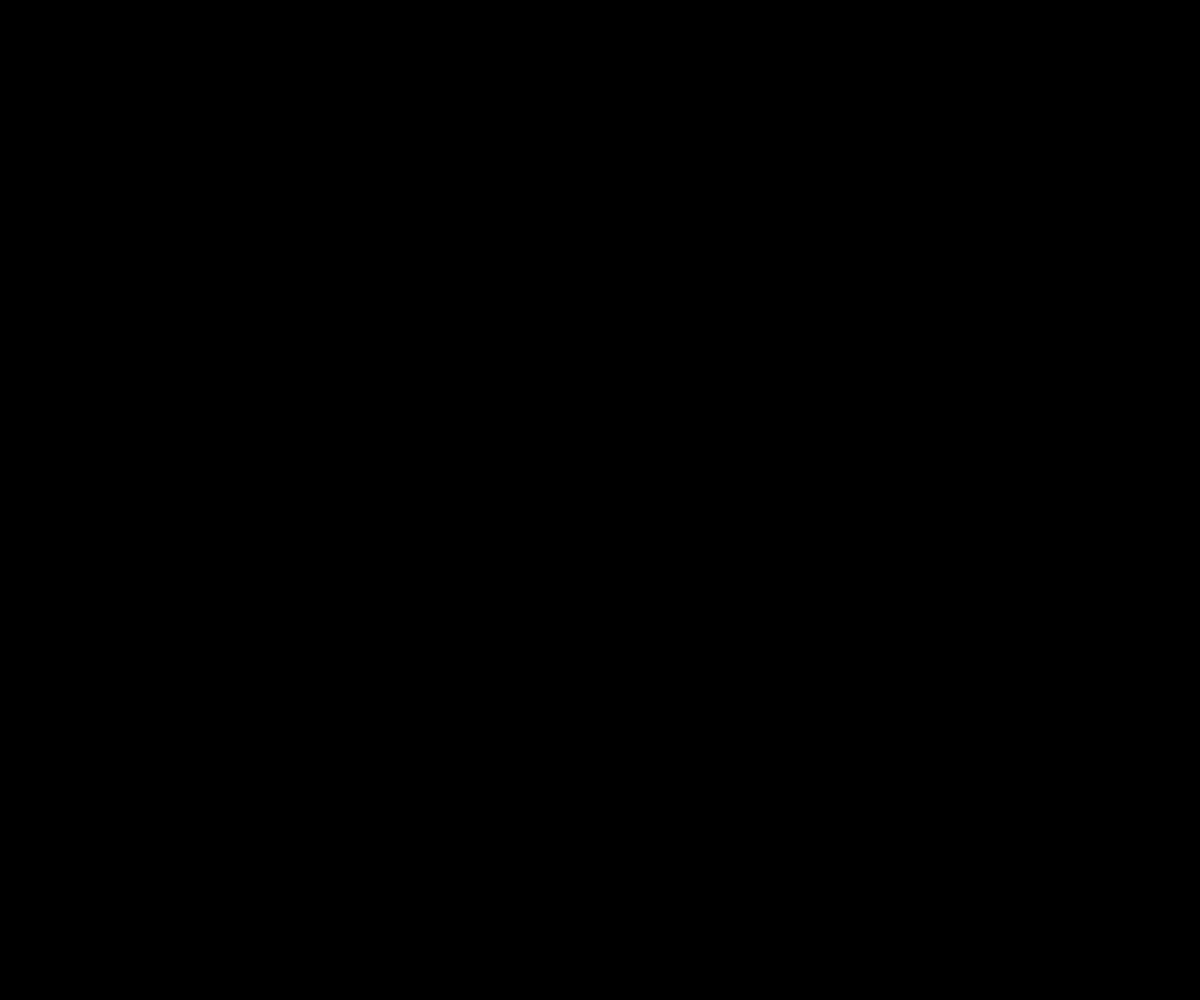
Frame 1 (no input)
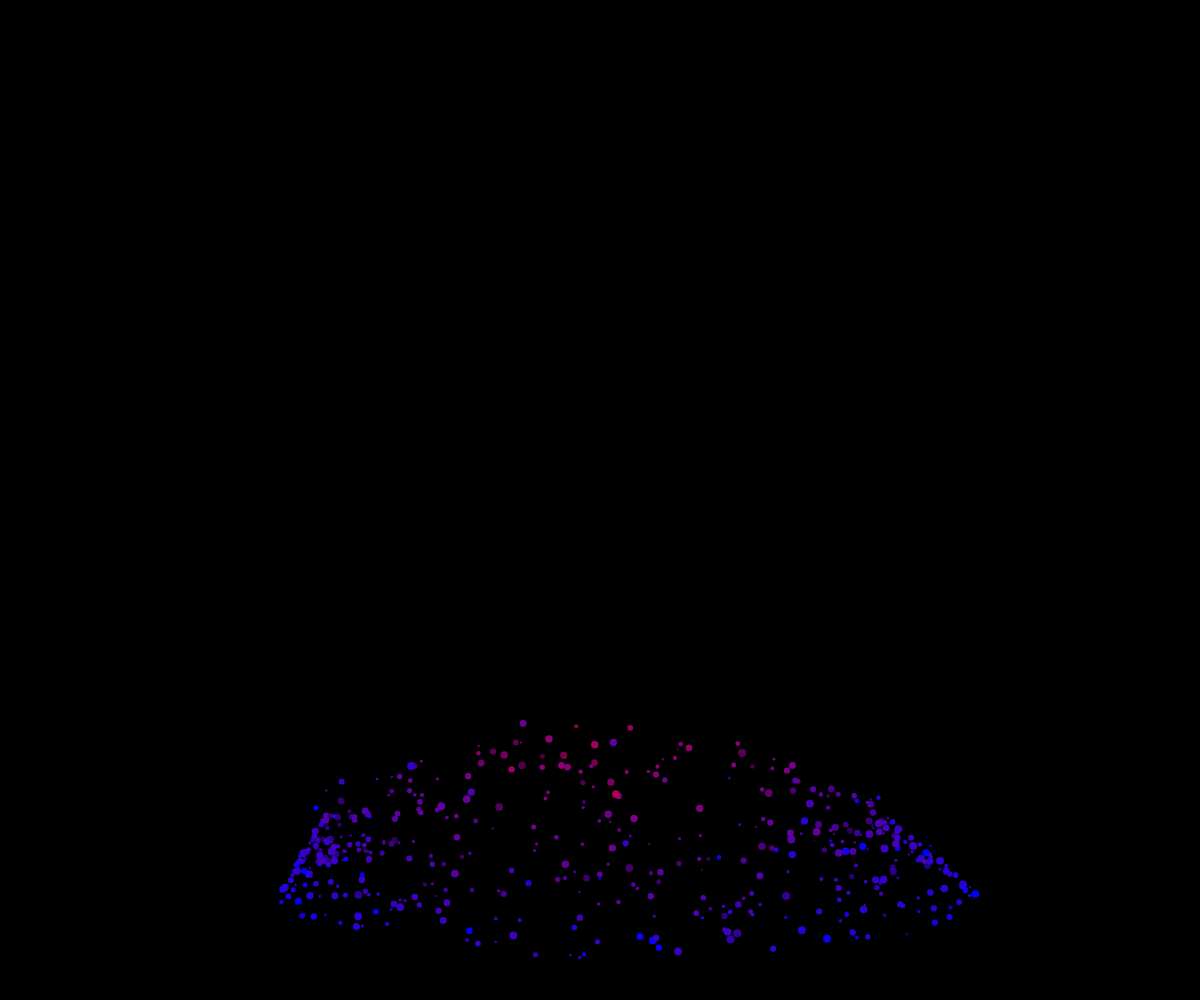
Frame 60 (no input)
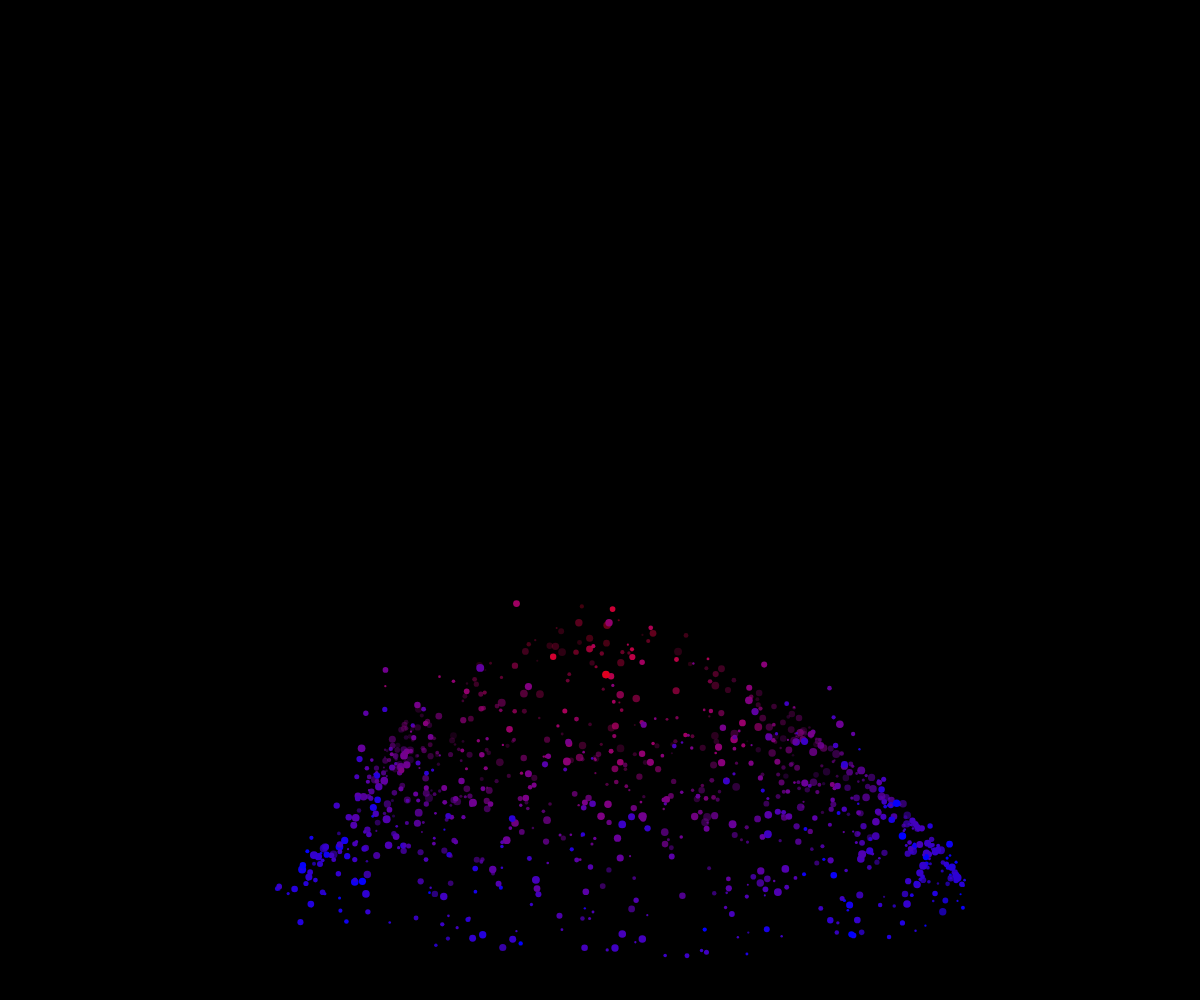
Frame 120 (the mouse pressed at the canvas centre since frame 60)

The p5.js sketch that drew these frames (run headless with seeded random() and noise() and a simulated clock; from frame 60 on, the mouse is pressed at the canvas centre):

// p5.js sketch
// ── sketch.js
// 心形中心位置
let heartCenterX = 0;
let heartCenterY = 0;

// 粒子类
class Particle {
  constructor(x, y, targetX, targetY) {
    this.pos = createVector(x, y);
    this.target = createVector(targetX, targetY);
    // 计算朝向目标的初始速度
    this.vel = p5.Vector.sub(this.target, this.pos);
    this.vel.normalize();
    this.vel.mult(random(1, 3)); // 随机速度
    this.life = 1500; // 粒子生命周期
    this.deathRate = 255 / 60; // 1秒内消失(60帧)
    // 随机粒子大小 (2 to 8 pixels)
    this.size = random(2, 8);
    // 随机初始透明度 (100 to 255)
    this.initialAlpha = random(100, 255);
    // 初始颜色为紫色
    this.color = color(128, 0, 128); // 紫色
  }

  // 更新粒子位置和生命周期
  update() {
    // 计算粒子到目标的距离
    let distance = this.pos.dist(this.target);
    
    // 增强心形边缘的吸引力
    // 距离越远，吸引力越强，但不超过最大限制
    let attractionStrength = map(distance, 0, 300, 0.2, 0.3);
    attractionStrength = constrain(attractionStrength, 0.2, 0.3);
    
    // 逐渐调整方向朝向目标
    let desired = p5.Vector.sub(this.target, this.pos);
    desired.normalize();
    desired.mult(attractionStrength); // 使用变化的吸引力强度
    
    this.vel.add(desired);
    this.vel.limit(2); // 稍微提高速度限制以适应增强的吸引力
    this.pos.add(this.vel);
    this.life -= this.deathRate;
    
    // 根据距离改变颜色，接近目标时变为红色
    let redValue = map(distance, 0, 300, 255, 128); // 从紫色(128)到红色(255)
    let greenValue = map(distance, 0, 300, 0, 0);
    let blueValue = map(distance, 0, 300, 0, 128); // 从紫色(128)到红色(0)
    this.color = color(redValue, greenValue, blueValue);
  }

  // 显示粒子
  show() {
    noStroke();
    // 根据当前生命周期计算透明度
    let alpha = map(this.life, 0, 255, 0, this.initialAlpha);
    fill(red(this.color), green(this.color), blue(this.color), alpha);
    ellipse(this.pos.x, this.pos.y, this.size);
  }

  // 检查粒子是否已消失
  isDead() {
    return this.life <= 0;
  }
}

// 粒子数组
let particles = [];
// 椭圆参数
let ellipseA = 350; // 长轴半径
let ellipseB = 60;  // 短轴半径
let ellipseRotation = 0;
let particlesPerFrame = 2;
// 椭圆漂移参数
let driftOffset = 0;
let driftAmplitude = 30; // 漂移幅度
let driftSpeed = 0.02;    // 漂移速度

function setup() {
  createCanvas(windowWidth, windowHeight);
  // 初始化心形中心位置为屏幕中心
  heartCenterX = width / 2;
  heartCenterY = height / 2;
}

function draw() {
  background(0);
  
  // 更新漂移偏移量
  driftOffset += driftSpeed;
  
  // 绘制旋转的椭圆
  drawRotatingEllipse();
  
  // 更新并显示所有粒子
  for (let i = particles.length - 1; i >= 0; i--) {
    particles[i].update();
    particles[i].show();
    
    // 移除已经消失的粒子
    if (particles[i].isDead()) {
      particles.splice(i, 1);
    }
  }
  
  // 每帧添加新粒子
  createParticlesFromEllipse();
}

// 鼠标点击事件：设置心形中心位置
function mouseClicked() {
  heartCenterX = mouseX;
  heartCenterY = mouseY;
}

// 绘制旋转的椭圆
function drawRotatingEllipse() {
  push();
  // 使用sin函数计算横向漂移
  let driftX = width/2 + sin(driftOffset) * driftAmplitude;
  translate(driftX, height - 100); // 椭圆位置在底部中央，但会横向漂移
  rotate(ellipseRotation);
  
  // 绘制椭圆（不填充，仅描边）
  // stroke(255, 100);
  // noFill();
  // ellipse(0, 0, ellipseA * 2, ellipseB * 2);
  
  ellipseRotation += 0.02; // 旋转速度
  pop();
}

// 从旋转椭圆创建粒子
function createParticlesFromEllipse() {
  // 计算当前椭圆中心的漂移位置
  let driftX = width/2 + sin(driftOffset) * driftAmplitude;
  
  // 原有粒子生成逻辑
  for (let i = 0; i < particlesPerFrame; i++) {
    // 在椭圆轨道上随机位置生成粒子
    let angle = random(TWO_PI);
    let x = driftX + cos(angle + ellipseRotation) * ellipseA;
    let y = (height - 100) + sin(angle + ellipseRotation) * ellipseB;
    
    // 70% 的粒子生成在心形轮廓上，30% 在心形内部
    let targetX, targetY;
    if (random() < 0.7) {
      // 在心形轮廓上生成目标点
      const theta = random(TWO_PI);
      const heartX = 16 * pow(sin(theta), 3);
      const heartY = -(13 * cos(theta) - 5 * cos(2*theta) - 2 * cos(3*theta) - cos(4*theta));
      // 缩小并上移心形 (scale从10减到6，y坐标上移50像素)
      const scale = 6;
      targetX = heartCenterX + heartX * scale;
      targetY = heartCenterY - 100 + heartY * scale;
    } else {
      // 在心形内部生成目标点
      // 使用拒绝采样方法确保心形内部均匀分布
      let attempts = 0;
      const maxAttempts = 100;
      
      do {
        // 在心形包围盒内随机选择点
        const u = random(-1, 1);
        const v = random(-1, 1);
        
        // 心形方程（隐式形式）: (x^2 + y^2 - 1)^3 - x^2 * y^3 <= 0
        // 将参数方程转换为隐式形式进行判断
        const scaledX = u * 20;
        const scaledY = v * 20;
        
        // 检查点是否在心形内部
        const eq = pow(scaledX*scaledX + scaledY*scaledY - 1, 3) - scaledX*scaledX * scaledY*scaledY*scaledY;
        
        if (eq <= 0) {
          // 点在心形内部
          // 缩小并上移心形 (scale从10减到6，y坐标上移50像素)
          targetX = heartCenterX + scaledX * 6;
          targetY = heartCenterY - 50 + scaledY * 6;
          break;
        }
        
        attempts++;
      } while (attempts < maxAttempts);
      
      // 如果超过最大尝试次数，使用参数方程作为备选
      if (attempts >= maxAttempts) {
        const theta = random(TWO_PI);
        const r = random(0, 1) * 15;
        const heartX = 16 * pow(sin(theta), 3);
        const heartY = -(13 * cos(theta) - 5 * cos(2*theta) - 2 * cos(3*theta) - cos(4*theta));
        // 缩小并上移心形 (scale从10减到6，y坐标上移50像素)
        targetX = heartCenterX + heartX * r * 0.6;
        targetY = heartCenterY - 50 + heartY * r * 0.6;
      }
    }
    
    particles.push(new Particle(x, y, targetX, targetY));
  }
  
  // 额外生成短寿命粒子（仅在椭圆上）
  for (let i = 0; i < particlesPerFrame * 3; i++) {
    // 在椭圆轨道上随机位置生成粒子
    let angle = random(TWO_PI);
    let x = driftX + cos(angle + ellipseRotation) * ellipseA;
    let y = (height - 100) + sin(angle + ellipseRotation) * ellipseB;
    
    // 创建短寿命粒子，目标点设为椭圆中心附近
    let targetX = driftX + random(-20, 20);
    let targetY = (height - 500) + random(-20, 20);
    
    // 创建粒子并手动设置较短的生命周期
    let shortLifeParticle = new Particle(x, y, targetX, targetY);
    shortLifeParticle.life = 500; // 设置较短的生命周期
    shortLifeParticle.deathRate = 100 / 30; // 0.5秒内消失(30帧)
    particles.push(shortLifeParticle);
  }
}

// 窗口大小改变时调整画布大小
function windowResized() {
  resizeCanvas(windowWidth, windowHeight);
  // 更新心形中心位置为屏幕中心
  heartCenterX = width / 2;
  heartCenterY = height / 2;
}
